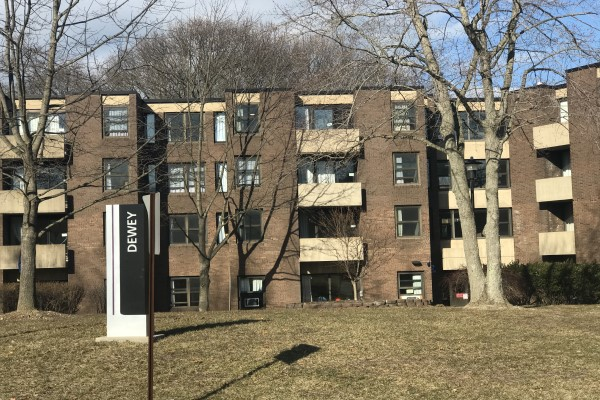
#> input picture Project_3/Khan_Walid_112943185_hw3/SourceImages/stitch_m.jpg, 600 x 400 px; the run also reads 1 picture not shown here
$ jupyter execute Khan_Walid_112943185_hw3.ipynb   (shell and % lines are left out)
#> lines starting #> are read from the running program, lines starting #| are printed output that depends on the picture
# CSE327 Homework3

**Due date: 23:59 on April 10, 2022 EST (Sunday)**

---
In this semester, we will use Google Colab for the assignments, which allows us to utilize resources that some of us might not have in their local machines such as GPUs. You will need to use your Stony Brook (*.stonybrook.edu) account for coding and Google Drive to save your results.

## Google Colab Tutorial
---
Go to https://colab.research.google.com/notebooks/, you will see a tutorial named "Welcome to Colaboratory" file, where you can learn the basics of using google colab.

Settings used for assignments: ***Edit -> Notebook Settings -> Runtime Type (Python 3)***.

## Local Machine Prerequisites
---
Since we are using Google Colab, all the code is run on the server environment where lots of libraries or packages have already been installed. In case of missing
 libraries or if you want to install them in your local machine, below are the links for installation.
* **Install Python 3.6**: https://www.python.org/downloads/ or use Anaconda (a Python distribution) at https://docs.continuum.io/anaconda/install/. Below are some materials and tutorials which you may find useful for learning Python if you are new to Python.
  - https://docs.python.org/3.6/tutorial/index.html
  - https://www.learnpython.org/
  - http://docs.opencv.org/3.0-beta/doc/py_tutorials/py_tutorials.html
  - http://www.scipy-lectures.org/advanced/image_processing/index.html

* **Install Python packages**: install Python packages: `numpy`, `matplotlib`, `opencv-python` using pip, for example:
```
pip install numpy matplotlib opencv-python
```
	Note that when using “pip install”, make sure that the version you are using is python3. Below are some commands to check which python version it uses in you machine. You can pick one to execute:

```
    pip show pip

    pip --version

    pip -V

```

Incase of wrong version, use pip3 for python3 explictly.

* **Install Jupyter Notebook**: follow the instructions at http://jupyter.org/install.html to install Jupyter Notebook and familiarize yourself  with it. *After you have installed Python and Jupyter Notebook, please open the notebook file 'HW1.ipynb' with your Jupyter Notebook and do your homework there.*

## Description
---
In this homework you will work on perspective projection and using SIFT features for scene stitching. There are 3 problems in this homework with a total of ***100 points (plus 10 Bonus points)***. Be sure to read **Submission Guidelines** below. They are important.

## Using SIFT in OpenCV 3.x.x in Local Machine
---
Feature descriptors like SIFT and SURF are no longer included in OpenCV since version 3. This section provides instructions on how to use SIFT for those who use OpenCV 3.x.x. If you are using OpenCV 2.x.x then you are all set, please skip this section. Read this if you are curious about why SIFT is removed https://www.pyimagesearch.com/2015/07/16/where-did-sift-and-surf-go-in-opencv-3/.

**We strongly recommend you to use SIFT methods in Colab for this homework**, the details will be described in the next section.

However, if you want to use SIFT in your local machine, one simple way to use the OpenCV in-built function `SIFT` is to switch back to version 2.x.x, but if you want to keep using OpenCV 3.x.x, do the following:
1. uninstall your original OpenCV package
2. install opencv-contrib-python using pip (pip is a Python tool for installing packages written in Python), please find detailed instructions at https://pypi.python.org/pypi/opencv-contrib-python

After you have your OpenCV set up, you should be able to use `cv2.xfeatures2d.SIFT_create()` to create a SIFT object, whose functions are listed at http://docs.opencv.org/3.0-beta/modules/xfeatures2d/doc/nonfree_features.html

## Using SIFT in OpenCV 3.x.x in Colab (RECOMMENDED)
---
The default version of OpenCV in Colab is 3.4.3. If we use SIFT method directly, typically we will get this error message:

```
error: OpenCV(3.4.3) /io/opencv_contrib/modules/xfeatures2d/src/sift.cpp:1207: error: (-213:The function/feature is not implemented) This algorithm is patented and is excluded in this configuration; Set OPENCV_ENABLE_NONFREE CMake option and rebuild the library in function 'create'

```

One simple way to use the OpenCV in-built function `SIFT` in Colab is to switch the version to the one from 'contrib'. Below is an example of switching OpenCV version:

1. Run the following command in one section in Colab, which has already been included in this assignment:
```
pip install opencv-contrib-python==3.4.2.17
```
2. Restart runtime by
```
Runtime -> Restart Runtime
```

Then you should be able to use use `cv2.xfeatures2d.SIFT_create()` to create a SIFT object, whose functions are listed at http://docs.opencv.org/3.0-beta/modules/xfeatures2d/doc/nonfree_features.html

## Some Resources
---
In addition to the tutorial document, the following resources can definitely help you in this homework:
- http://opencv-python-tutroals.readthedocs.io/en/latest/py_tutorials/py_feature2d/py_matcher/py_matcher.html
- http://docs.opencv.org/3.1.0/da/df5/tutorial_py_sift_intro.html
- http://docs.opencv.org/3.0-beta/modules/xfeatures2d/doc/nonfree_features.html?highlight=sift#cv2.SIFT
- http://docs.opencv.org/3.0-beta/doc/py_tutorials/py_imgproc/py_geometric_transformations/py_geometric_transformations.html

[cell 1]
# pip install the OpenCV version from 'contrib'

[cell 2]
# import packages here
import cv2
import math
import copy
import numpy as np
import matplotlib.pyplot as plt
print(cv2.__version__) # verify OpenCV version

[cell 3]
# Mount your google drive where you've saved your assignment folder
from google.colab import drive
drive.mount('/content/gdrive')

[cell 4]
# Set your working directory (in your google drive)
#   change it to your specific homework directory.
%cd 'gdrive/My Drive/CSE327/CSE327-HW3-Spring22/'

## Problem 1: Pinhole camera model
{30 points} The figure below shows a typical pinhole camera model. We construct a camera frame of reference centered at the focal point of the camera with the z axis along the principal optical axis of the device. The focal length of this camera, f, is 8mm, the CCD sensor on the focal plane is 4mm wide and 3mm tall as shown. The sensor is divided into a grid of 800 pixels in the x direction and 600pixels in the y direction. The center of the imaging array corresponds to the point where the optical axis cuts the focal plane. The pixel coordinates are indexed from the bottom right hand corner as shown (Attention on the axes directions).

- **Step 1 (5pt)**. Compute the matrix of intrinsic parameters which relates the coordinates of features given with respect to the camera frame to the pixel coordinates of the projection of that point on the sensor. That is give an A such that:

######## Your answer here ########
A = [[1600, 0, 400, 0],
     [0, 1600, 300, 0],
     [0, 0, 1, 0]]

- **Step 2 (10pt)**. Consider a wireframe cube 2 meters on side that is initially centered and axis-aligned with the cameras frame of reference; that is, initially the frame of reference of the cube and the frame of reference of the camera are initially coincident. Now consider what would happen if we first rotated the cube about the axis (3,4,-1) by 60 degrees then translated it by +10 meters along the z-axis (remember to normalize the axis to unit length).

> (i) Use a numpy array to represent the 4x4 matrix of extrinsic parameters which corresponds to the transformation from the blocks new frame of reference to the camera frame. Use the **axis/angle representation** for rotation (remember to include translation). Refer to section 2.1.4 in Szeliski for more details.

[cell 5]
######## Your code here ##########

def transformation(rot_axis, rot_angle, translation):


  #calculate the 4x4 matrix using axis/angle representation
  rot_axis = np.asarray(rot_axis)
  rot_axis = rot_axis/np.linalg.norm(rot_axis)
  e1 = rot_axis[0]
  e2 = rot_axis[1]
  e3 = rot_axis[2]
  ang = math.radians(rot_angle)
  ang_factor = 1 - math.cos(ang)
  ext_mat = [[ang_factor*e1*e1 + math.cos(ang), ang_factor*e1*e2 - e3*math.sin(ang), ang_factor*e1*e3 + e2*math.sin(ang), translation[0]],
             [ang_factor*e2*e1 + e3*math.sin(ang), ang_factor*e2*e2 + math.cos(ang), ang_factor*e2*e3 - e1*math.sin(ang), translation[1]],
             [ang_factor*e3*e1 - e2*math.sin(ang), ang_factor*e3*e2 + e1*math.sin(ang), ang_factor*e3*e3 + math.cos(ang), translation[2]],
             [0,0,0,1]]
  return ext_mat

print(transformation([3,4,-1], 60, [0,0,10]))

> (ii) Use a numpy array to represent the 4x4 matrix of extrinsic parameters which corresponds to the transformation from the blocks new frame of reference to the camera frame. Use the **quaternion representation** for rotation. Verify that you get the same result in (i) and (ii). The quaternion definition based on the axis/angle representation is given below. Refer to section 2.1.4 in Szeliski for more details.

[cell 6]
######## Your code here ##########

def transformation_quaternion(rot_axis, rot_angle, translation):

  #calculate the 4x4 matrix using the quaternion representation
  rot_axis = np.asarray(rot_axis)
  rot_axis = rot_axis/np.linalg.norm(rot_axis)
  cos_rot = math.cos(math.radians(rot_angle/2))
  sin_rot = math.sin(math.radians(rot_angle/2))
  qw = cos_rot
  qx = rot_axis[0]*sin_rot
  qy = rot_axis[1]*sin_rot
  qz = rot_axis[2]*sin_rot
  #print("A11 should be: ", str(1 - 2*qy*qy - 2*qz*qz))
  ext_mat_quaternion = [[1 - 2*qy*qy - 2*qz*qz, 2*qx*qy - 2*qz*qw, 2*qx*qz + 2*qy*qw, translation[0]],
                        [2*qx*qy + 2*qz*qw, 1 - 2*qx*qx - 2*qz*qz, 2*qy*qz - 2*qx*qw, translation[1]],
                        [2*qx*qz - 2*qy*qw, 2*qy*qz + 2*qx*qw, 1 - 2*qx*qx - 2*qy*qy, translation[2]],
                        [0,0,0,1]]
  return ext_mat_quaternion

print(transformation_quaternion([3,4,-1], 60, [0,0,10]))

- **Step 3 (10pt)**. Use your answers above to compute where the vertices of the cube would appear on the image in pixel coordinates. Plot these vertices using python and connect the vertices by line segments.

[cell 7]
######## Your code here ##########

def get_pixel_coordinates(vertices, int_mat, ext_mat):

  # calculate where each vertex of the cube maps to, in pixel coordinates.
  vertices = np.asarray(vertices)
  int_mat = np.asarray(int_mat)
  ext_mat = np.asarray(ext_mat)
  vertices_pixel = []
  calib_mat = np.matmul(np.asarray(int_mat), np.asarray(ext_mat))
  for vertex in vertices:
    #vertex is a 1D array of size 3 = [x,y,z]
    vertex = np.append(vertex, [1])
    vertex = np.asarray(vertex)
    vertex.shape = 4, 1
    #print(vertex)
    #print(calib_mat)

    pixel = np.matmul(calib_mat, vertex)
    pixel.shape = 1, 3
    pixel = pixel[0]
    pixel_2d = np.asarray([pixel[0]/pixel[2], pixel[1]/pixel[2]])
    #print("Pixel coord is: ", pixel_2d)
    vertices_pixel.append(pixel_2d)
  return vertices_pixel


def draw_cube(vertices_pixel):
  for i in range(2, len(vertices_pixel)-3):
    #plt.scatter(vertex[0],vertex[1])
    vertex = vertices_pixel[i]
    if(i+1 <= len(vertices_pixel)-1):
      vertex2 = vertices_pixel[i+1]
      xx = [vertex[0], vertex2[0]]
      yy = [vertex[1], vertex2[1]]
      plt.plot(xx, yy, "-o")


  v1 = vertices_pixel[0]
  v2 = vertices_pixel[1]
  v3 = vertices_pixel[2]
  v4 = vertices_pixel[3]
  v5 = vertices_pixel[4]
  v6 = vertices_pixel[5]
  v7 = vertices_pixel[6]
  v8 = vertices_pixel[len(vertices_pixel) - 1]

  xx = [v8[0], v1[0]]
  yy = [v8[1], v1[1]]
  plt.plot(xx, yy, "-o")
  xx = [v1[0], v5[0]]
  yy = [v1[1], v5[1]]
  plt.plot(xx, yy, "-o")
  xx = [v8[0], v7[0]]
  yy = [v8[1], v7[1]]
  plt.plot(xx, yy, "-o")
  xx = [v8[0], v4[0]]
  yy = [v8[1], v4[1]]
  plt.plot(xx, yy, "-o")
  xx = [v3[0], v6[0]]
  yy = [v3[1], v6[1]]
  plt.plot(xx, yy, "-o")
  xx = [v6[0], v2[0]]
  yy = [v6[1], v2[1]]
  plt.plot(xx, yy, "-o")
  xx = [v2[0], v7[0]]
  yy = [v2[1], v7[1]]
  plt.plot(xx, yy, "-o")
  xx = [v7[0], v3[0]]
  yy = [v7[1], v3[1]]
  plt.plot(xx, yy, "-o")
  xx = [v1[0], v2[0]]
  yy = [v1[1], v2[1]]
  plt.plot(xx, yy, "-o")
  plt.show()
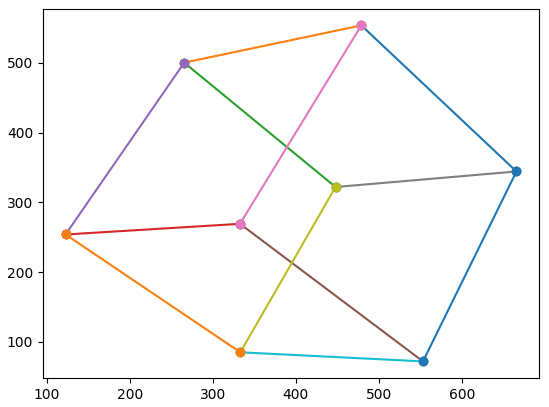
#> figure drawn by matplotlib, 1 panel
vertices = [[-1,-1,-1], [-1,-1,1], [1,1,1], [1,1,-1], [-1,1,-1], [-1,1,1], [1,-1,1], [1, -1, -1]] #cube length 2 centered at origin
int_mat = [[1600, 0, 400, 0],
           [0, 1600, 300, 0],
           [0, 0, 1, 0]]
ext_mat = transformation_quaternion([3,4,-1], 60, [0,0,10]) # +angle = ccw, -angle = cw
pixels = get_pixel_coordinates(vertices, int_mat, ext_mat)
print("Number pixels: ", len(pixels))
#print(pixels)
draw_cube(pixels)
#print(pixels)

- **Step 4 (5pt)**. Find out where the points at infinity corresponding to the x, y and z directions of the cube's new frame of reference would project onto the image (**hint:** extend parallel lines)

[cell 8]
######## Your code here ##########

# [4 lines left out: function get_vanishing_points, not called in this run]

print("vanishing point in x:", )
print("vanishing point in y:", )
print("vanishing point in z:", )

## Problem 2: Camera calibration

{30 points} A fixed camera views a table of variable height, illuminated by a projector that projects a cross-pattern onto the table. The system is to be calibrated by adjusting the height of the table to heights of precisely 50mm, 100mm, and 200mm. At each of these heights, the center of the cross-pattern is measured in images at the following positions (in pixels): (u, v) = (100, 250), (140, 340), and (200, 450), respectively. Notice that the projected ray of light has the same algebraic representation as the ray imaging to a camera. To simplify matters, choose a convenient world frame.

- **Step 1 (5pt)**. What are the (i) perspective projection camera model (i.e. the model that contains all the perspective projection parameters) and the (ii) projective camera model (i.e. the model that relates directly the point in 3D with its final projection in the image), specialized for this particular problem configuration? Give your answer as equations using homogeneous coordinates that show how a scene point is mapped to an image point.

######## Your answer here ########

(i): Projective Beam must be 1D projection onto the table
Equations:

[ku kv k]^T = [[p11, p12], [p21, p22], [p31, p32]]*[h,1]

Perspective Projection Params: p11, p12, p21, p22, p31, p32

(ii): Equations: Multiplying out matrices

k (scale) = h*p31 + p32, we can set p32 = 1

u = (h*p11 + p12)/(k)

v = (h*p21 + p22)/(k)

Example: use h = 100 , (u,v) = (140,340)

k = 100*p31 + p32

140 = (100*p11 + p12)/(100*p31+p32)

340 = (100*p21 + p22)/(100*p31+p32)

- **Step 2 (5pt)**. In the projective camera model you defined in previous step, how many degrees of freedom are there in order to calibrate this system?

######## Your answer here ########

Degrees of freedom = 5

- **Step 3 (10pt)**. Compute all of the calibration parameters for this problem (use your projective camera model from the previous steps). (**hint** : Convert the problem to the form Ax=b where x is a column vector of all the unknowns, and use numpy arrays to solve for the linear least squares solution. Use the pseudo-inverse.)

[cell 9]
######## Your code here ##########
from sympy import Matrix
def get_projective(heights, pixel_coordinates):

  # solving the system using pseudo-inverse, return the projective matrix
  A = []
  b = []
  # Ax = 0 causes ambiguity errors, SVD gave unexpected values
  '''
  for i in range(len(heights)):
    height = heights[i]
    pixel = pixel_coordinates[i]
    u = pixel[0]
    v = pixel[1]
    h = height
    A_u = [h, 1, 0, 0, -1*u*h, -1*u]
    A_v = [0, 0, h, 1, -1*v*h, -1*v]
    A.append(A_u)
    A.append(A_v)
    b.append(0)
    b.append(0)
  '''

  #If we allow p32 = 1, therefore scale = 1, scale = p31 + p32 = 1, therefore p31 = 0, p32 = 1
  for i in range(len(heights)):
    height = heights[i]
    pixel = pixel_coordinates[i]
    u = pixel[0]
    v = pixel[1]
    h = height
    A_u = [h, 1, 0, 0]
    A_v = [0, 0, h, 1]
    A.append(A_u)
    A.append(A_v)
    b.append(u)
    b.append(v)
  #print(A)
  A = np.asarray(A)
  b = np.asarray(b)

  x = np.linalg.lstsq(A,b, rcond = -1)
  projective_mat = x[0]
  return projective_mat

#print(projective_mat)
print(get_projective([50,100,200], [[100,250], [140,340], [200,450]]))

- **Step 4 (10pt)**. Recover the height of the table when the cross is measured in three new images at the following pixel coordinates. Show how you obtained your answers as well.

General Method to Calculate Height using either u or v:

Using above formulas we can see that:

1. u = (h * p11 + p12) / (h * p31 + p32) , multiply both sides by h * p31 + p32 and expand

2. then: u * h * p31 + u * p32 = h * p11 + p12 , gather all h on one side, and all u on other side

3. then: u * h * p31 - h * p11 = p12 - u * p32 , factor out the h term on left side

4. then: h( u * p31 - p11) = p12 - u * p32, divide u * p31 - p11 on both sides

5. finally: h = (p12 - u * p32)/(u * p31 - p11)

> (i) (130, 310) = 91.30434782608695

> (ii) (170, 380) = 152.17391304347822

> (iii) (190, 300) = 182.60869565217388

[cell 10]
######## Your code here ##########

def get_height(projective_mat, pixel_coordinates):

  # calculate height which corresponds to each pixel coordinate
  p_vals = projective_mat#get_projective([50,100,200], [[100,250], [140,340], [200,450]])
  p11 = p_vals[0]
  p12 = p_vals[1]
  p21 = p_vals[2]
  p22 = p_vals[3]
  p31 = 0
  p32 = 1

  u = pixel_coordinates[0]
  v = pixel_coordinates[1]
  height = (p12 - u*p32)/(p31*u - p11)
  return height

projective_mat = get_projective([50,100,200], [[100,250], [140,340], [200,450]])
print("height corresponding to (130, 310):", get_height(projective_mat, [130,310]))
print("height corresponding to (170, 380):", get_height(projective_mat, [170,380]))
print("height corresponding to (190, 300):", get_height(projective_mat, [190,300]))

## Problem 3: Scene stitching with SIFT features
{40 points + 10 bonus} You will match and align between different views of a scene with SIFT features.

Use `cv2.copyMakeBorder` function to pad the center image with zeros into a larger size. *Hint: the final output image should be of size 1608 × 1312.* Extract SIFT features for all images and go through the same procedures as you did in HW2 problem 1. Your goal is to find the affine transformation between the two images and then align one of your images to the other using `cv2.warpPerspective`. Use the `cv2.addWeighted` function to blend the aligned images and show the stitched result. Examples can be found at http://docs.opencv.org/trunk/d0/d86/tutorial_py_image_arithmetics.html.
Use parameters **0.5 and 0.5** for alpha blending.

- **Step 1 (15pt)**. Compute the transformation from the right image to the center image. Warp the right image with the computed transformation. Stitch the center and right images with alpha blending. Display the SIFT feature matching between the center and right images like you did in HW2 problem 1. Display the stitched result (center and right image).

- **Step 2 (15pt)** Compute the transformation from the left image to the stitched image from step 1. Warp the left image with the computed transformation. Stich the left and result images from step 1 with alpha blending. Display the SIFT feature matching between the result image from step 1 and the left image like what you did in HW2 problem 1. Display the final stitched result (all three images).

- **Step 3 (10pt)**. Instead of using `cv2.addWeighted` to do the blending, implement Laplacian Pyramids to blend the two aligned images. Tutorials can be found at http://opencv-python-tutroals.readthedocs.io/en/latest/py_tutorials/py_imgproc/py_pyramids/py_pyramids.html. Display the stitched result (center and right image) and the final stitched result (all three images) with laplacian blending instead of alpha blending.

- **Bonus (10pt)**. Follow the same steps as above for 3 images that you personally collect. These images should have some overlap between left-middle and middle-right. Refer to the provided 3 images in SourceImages folder for reference.

Note that for the resultant stitched image, some might have different intensity in the overlapping and other regions, namely the overlapping region looks brighter or darker than others. To get full credit, the final image should have uniform illumination.

Hints: You need to find the warping matrix between images with the same mechanism from HW2 problem 1. You will need as many reliable matches as possible to find a good homography so DO NOT use 0.1 here. A suggested value would be 0.75 in this case.

When you warp the image with cv2.warpPerspective, an important trick is to pass in the correct parameters so that the warped image has the same size with the padded_center image. Once you have two images with the same size, find the overlapping part and do the blending.

[cell 11]
imgCenter = cv2.imread('SourceImages/stitch_m.jpg', 0)
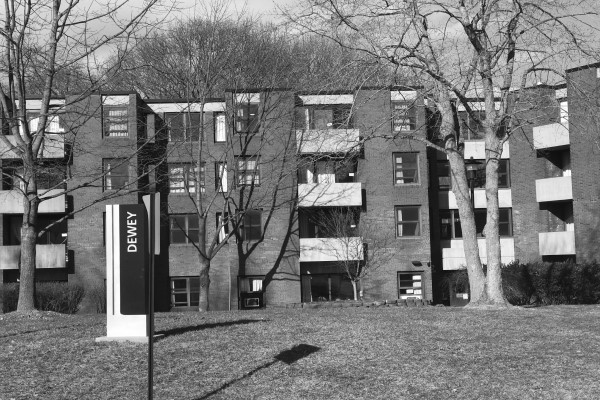
#> imgCenter: shape (400, 600); min 5, max 255, mean 118.9
imgRight  = cv2.imread('SourceImages/stitch_r.jpg', 0)
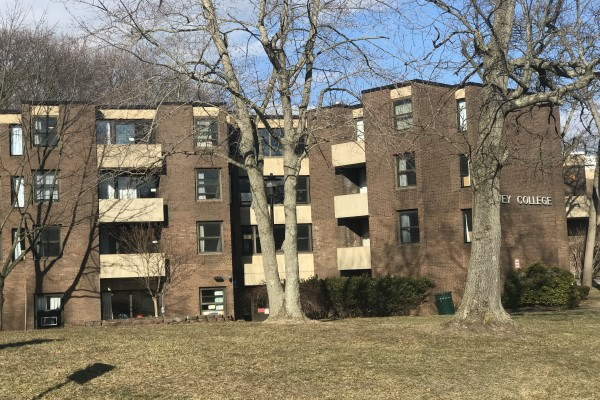
#> input picture Project_3/Khan_Walid_112943185_hw3/SourceImages/stitch_r.jpg, 600 x 400 px
imgLeft   = cv2.imread('SourceImages/stitch_l.jpg', 0)
#> (the rest of the program and of its run is left out)
